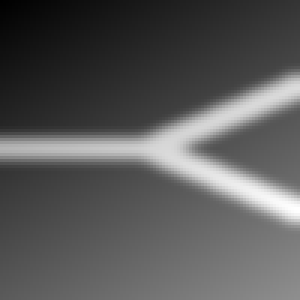
%> input picture im/test.png, 100 x 100 px (shown 3 times larger)
$ octave BowlerHat2D_TEST.m   (GNU Octave 9; MATLAB toolbox functions it lacks are replaced by stand-ins)
%> lines starting %> are read from the running program, lines starting %| are printed output that depends on the picture; in (x1, y1, x2, y2) boxes, pixels count from 0 and x2, y2 are one past the last pixel; in counts of white or black regions, pixels touching at a corner belong together; the program's own positions count from 1
%> further down, im is the input picture: size 100x100 uint8; min 0, max 255, mean 88.5
### BowlerHat2D.m
function imda = BowlerHat2D(im,si,no)
%> called with si = 20, no = 15
%BowlerHat2D - multiscale vessel enhancement method

o = 0:180/no:180-180/no; %number of orientation

imol = zeros(size(im,1),size(im,2),length(si),length(o));
imod = zeros(size(im,1),size(im,2),length(si));
for i=1:length(si)
   for j=1:length(o)
       se = strel('line',si(i),o(j));
       imol(:,:,i,j) = imopen(im,se);
   end
   se = strel('disk',round(si(i)/2));
   imod(:,:,i) = imopen(im,se);
end
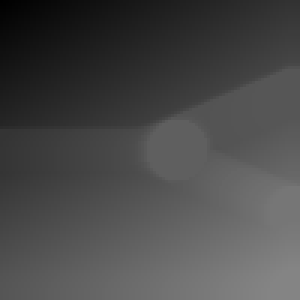
%> imod: size 100x100 double (shown 3 times larger); min 0, max 0.518, mean 0.287

imd = zeros(size(im,1),size(im,2),length(si));
imr = zeros(size(im,1),size(im,2),length(si));
imm = zeros(size(im,1),size(im,2),length(si));

triv = imod==0;
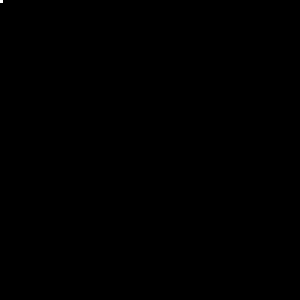
%> triv: size 100x100 logical (shown 3 times larger); 0.01% white in thin lines or dots, all inside (x1, y1, x2, y2) = (0, 0, 1, 1)
for i=1:length(si)
   imm(:,:,i) = max(squeeze(imol(:,:,i,:)),[],3);   % Max for all lines
   imd(:,:,i) = imm(:,:,i) - imod(:,:,i);           % Diff betwen disk and line
end
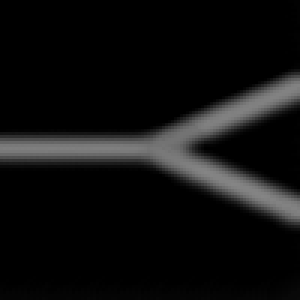
%> imd: size 100x100 double (shown 3 times larger); min 0, max 0.522, mean 0.0603
imr(triv) = 0;
%> imr: size 100x100 double; every value is 0
imda = max(imd,[],3);
imda= double(imda); imda = (imda - min(imda(:))) / (max(imda(:)) - min(imda(:)));
%> after `imda = (imda - min(imda(:))) / (max(imda(:)) - min(imda(:)))`:
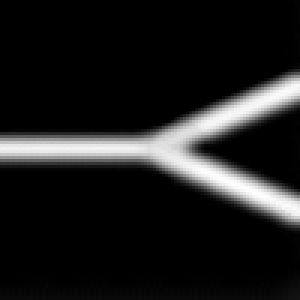
%> imda: size 100x100 double (shown 3 times larger); min 0, max 1, mean 0.116
end

### BowlerHat2D_TEST.m
%   INPUT:
%       im    - 2D gray image,
%       si    - expected maximum width of the vessel,
%       no    - number of the directions,
%
%   OUTPUT:
%       Bh    - enhanced resultant image,
%
%   USAGE:
%      si = 15; no = 30;
%      Bh = BowlerHat2D(im,si,no);
%
%   AUTHOR:
%       Cigdem Sazak, Carl J Nelson, Boguslaw Obara, http://boguslawobara.net/

%% Clear
clc; clear all; close all;

%% Load Image
im=imread('./im/test.png');

% Normalize
% im = rgb2gray(im);                   % use when the data is rgb format
% im = imcomplement(im);               % use when the background is white and vessels are black
im = double(im); im = (im - min(im(:))) / (max(im(:)) - min(im(:))); % normalize the input image.

%% Bowler Hat
si = 20;                              % size of the disk element
no = 15;                              % number of orientation
bh = BowlerHat2D(im,si,no);           % call the bowler-hat script

%Plotting
figure;
subplot(121); imagesc(im); colormap jet; axis off; axis equal; axis tight; title('original');
subplot(122); imagesc(Bh); colormap jet; axis off; axis equal; axis tight; title('bowler-hat');
%> (this line was passed over: Bh is not available in this run)
%> after `title('bowler-hat')`:
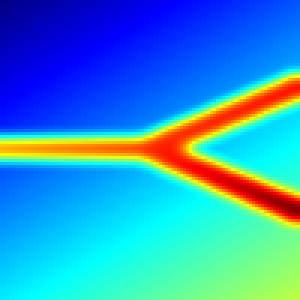
%> displayed picture: size 100x100x3, on the screen's scale of 0 to 255 (shown 3 times larger); mean R, G, B 50, 148.2, 199.7

$ run again, with im/jellyfish.png copied over im/test.png
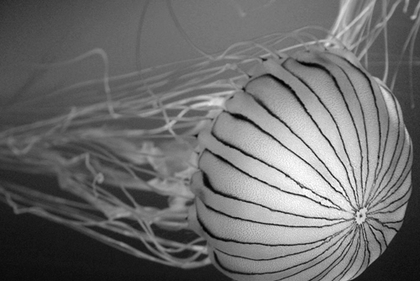
%> input picture im/jellyfish.png, 420 x 281 px, shrunk from 500 x 334 before the run
%> im is the input picture: size 281x420 uint8; min 0, max 255, mean 108.1
%> im: size 281x420 double
%> triv: size 281x420 logical; 0% white in thin lines or dots, all inside (x1, y1, x2, y2) = (283, 64, 309, 84)
%> after the loop in BowlerHat2D, `for i=1:length(si)`:
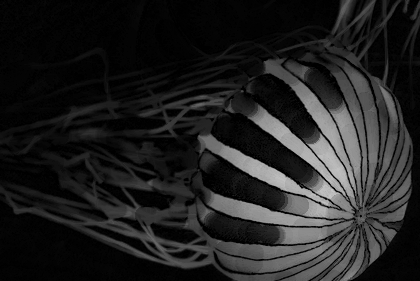
%> imd: size 281x420 double; min 0, max 0.776, mean 0.13
%> imr: size 281x420 double; every value is 0
%> `title('bowler-hat')`:
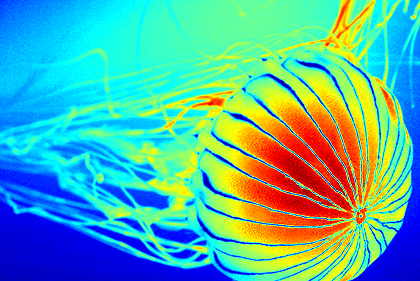
%> displayed picture: size 281x420x3, on the screen's scale of 0 to 255; mean R, G, B 85.4, 178.6, 165
